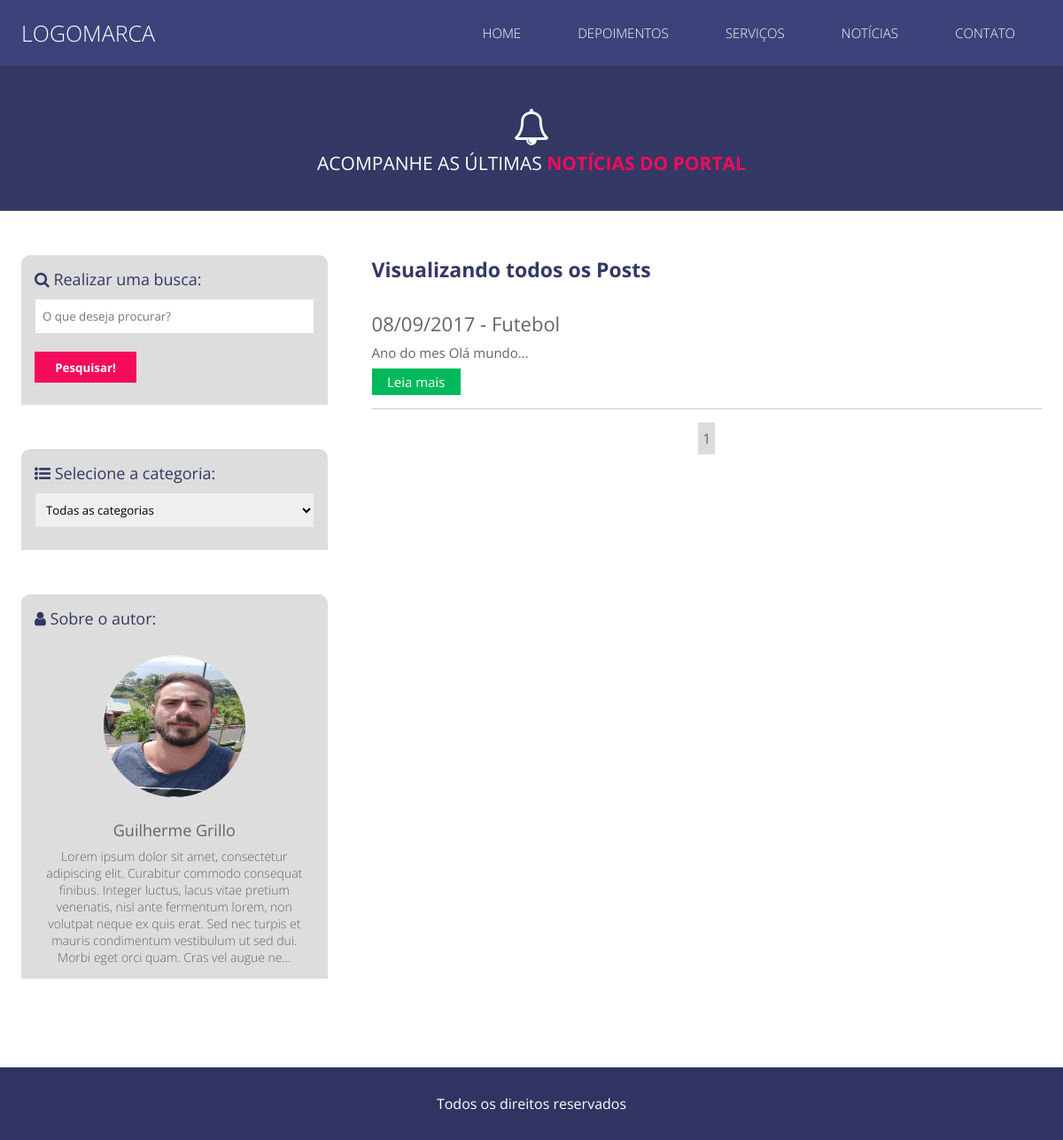
/noticias, run on the app's committed database.
### classes/MySql.php (called while the page is built)
<?php
	class MySql{
		private static $pdo;
		public static function conectar(){
			if(self::$pdo == null){
				try{
				self::$pdo = new PDO('mysql:host='.HOST.';dbname='.DATABASE,USER,PASSWORD,array(PDO::MYSQL_ATTR_INIT_COMMAND => "SET NAMES utf8"));
				self::$pdo->setAttribute(PDO::ATTR_ERRMODE,PDO::ERRMODE_EXCEPTION);
				}catch(Exception $e){
					echo '<h2>Erro ao conectar</h2>';
				}
			}
			return self::$pdo;
		}
	}
?>

### pages/noticias.php (the view, shortened to what this page needs)
<?php
	$url = explode('/',$_GET['url']);
	if(!isset($url[2]))
	{
	$categoria = MySql::conectar()->prepare("SELECT * FROM `tb_site.categorias` WHERE slug = ?");
	$categoria->execute(array(@$url[1]));
	$categoria = $categoria->fetch();
?>
<section class="header-noticias">
	<div class="center">
		<h2><i class="fa fa-bell-o" aria-hidden="true"></i></h2>
		<h2 style="font-size: 21px;">Acompanhe as últimas <b>notícias do portal</b></h2>
	</div>
</section>
<section class="container-portal">
	<div class="center">
			<div class="sidebar">
				<div class="box-content-sidebar">
					<h3><i class="fa fa-search"></i> Realizar uma busca:</h3>
					<form method="post">
						<input type="text" name="parametro" placeholder="O que deseja procurar?" required>
						<input type="submit" name="buscar" value="Pesquisar!">
					</form>
				</div>
				<div class="box-content-sidebar">
					<h3><i class="fa fa-list-ul" aria-hidden="true"></i> Selecione a categoria:</h3>
					<form>
						<select name="categoria">
						<option value="" selected="">Todas as categorias</option>
						</select>
					</form>
				</div>
				<div class="box-content-sidebar">
					<h3><i class="fa fa-user" aria-hidden="true"></i> Sobre o autor:</h3>
						<div class="autor-box-portal">
							<div class="box-img-autor"></div>
							<div class="texto-autor-portal text-center">
								<?php
									$infoSite = MySql::conectar()->prepare("SELECT * FROM `tb_site.config`");
									$infoSite->execute();
									$infoSite = $infoSite->fetch();
								 ?>
								<h3><?php echo $infoSite['nome_autor'] ?></h3>
								<p><?php echo substr($infoSite['descricao'],0,300).'...' ?></p>
							</div>
						</div>
				</div>
			</div>
			<div class="conteudo-portal">
					<div class="header-conteudo-portal">
						<?php
							$porPagina = 10;
							if(!isset($_POST['parametro'])){
							if($categoria['nome'] == ''){
								echo '<h2>Visualizando todos os Posts</h2>';
							}else{
								echo '<h2>Visualizando Posts em <span>'.$categoria['nome'].'</span></h2>';
							}
							}else{
								echo '<h2><i class="fa fa-check"></i> Busca realizada com sucesso!</h2>';
							}
							$query = "SELECT * FROM `tb_site.noticias` ";
							$query2 = "SELECT * FROM `tb_site.noticias` ";
							$totalPaginas = MySql::conectar()->prepare($query2);
							$totalPaginas->execute();
							$totalPaginas = ceil($totalPaginas->rowCount() / $porPagina);
							if(!isset($_POST['parametro'])){
								if(isset($_GET['pagina'])){
									$pagina = (int)$_GET['pagina'];
									if($pagina > $totalPaginas){
										$pagina = 1;
									}
									$queryPg = ($pagina - 1) * $porPagina;
									$query.=" ORDER BY order_id ASC LIMIT $queryPg,$porPagina";
								}else{
									$pagina = 1;
									$query.=" ORDER BY order_id ASC LIMIT 0,$porPagina";
								}
							}else{
								$query.=" ORDER BY order_id ASC";
							}
							$sql = MySql::conectar()->prepare($query);
							$sql->execute();
							$noticias = $sql->fetchAll();
						?>
					</div>
					<?php
						foreach($noticias as $key=>$value){
						$sql = MySql::conectar()->prepare("SELECT `slug` FROM `tb_site.categorias` WHERE id = ?");
						$sql->execute(array($value['categoria_id']));
						$categoriaNome = $sql->fetch()['slug'];
					?>
					<div class="box-single-conteudo">
						<h2><?php echo date('d/m/Y',strtotime($value['data'])) ?> - <?php echo $value['titulo']; ?></h2>
						<p><?php echo substr(strip_tags($value['conteudo']),0,400).'...'; ?></p>
						<a href="<?php echo INCLUDE_PATH; ?>noticias/<?php echo $categoriaNome; ?>/<?php echo $value['slug']; ?>">Leia mais</a>
					</div>
					<?php } ?>
					<div class="paginator">
						<?php
							if(!isset($_POST['parametro'])){
							for($i = 1; $i <= $totalPaginas; $i++){
								$catStr = ($categoria['nome'] != '') ? '/'.$categoria['slug'] : '';
								if($pagina == $i)
									echo '<a class="active-page" href="'.INCLUDE_PATH.'noticias'.$catStr.'?pagina='.$i.'">'.$i.'</a>';
								else
									echo '<a href="'.INCLUDE_PATH.'noticias'.$catStr.'?pagina='.$i.'">'.$i.'</a>';
							}
							}
						?>
					</div>
			</div>
	</div>
</section>
<?php }else{
	include('noticia_single.php');
}
?>

### estilo/style.css (style rules this page uses)
* { margin: 0; padding: 0; box-sizing: border-box; font-family: "Open Sans"; }
input[type=text], input[type=button], input[type=submit], input[type=password], textarea { -webkit-appearance: none; border-radius: 0; }
html,body { height: 100%; }
input { border:0; }
.text-center { text-align: center; }
.center { max-width: 1280px; padding:0 2%; margin:0 auto; }
body { overflow-x: hidden; }
.header-noticias { width: 100%; background: #333864; padding: 40px 0; }
.header-noticias h2:nth-of-type(1) { font-size: 41px; }
.header-noticias h2 { color: white; text-align: center; text-transform: uppercase; font-weight: normal; }
.header-noticias h2 > b { color: #F40B5C; }
section.container-portal { padding: 50px 0; }
.sidebar { float: left; width: 30%; }
.box-content-sidebar { width: 100%; border-top-right-radius: 10px; border-top-left-radius: 10px; margin-bottom: 50px; background: #DDDDDD; padding: 15px; color: #333864; }
.box-content-sidebar h3 { font-size: 18px; font-weight: normal; }
.box-content-sidebar input[type=text] { width: 100%; height: 40px; border: 1px solid rgb(220,220,220); padding-left: 8px; margin:10px 0; }
.box-content-sidebar select { width: 100%; height: 40px; border: 1px solid rgb(220,220,220); padding-left: 8px; margin:10px 0; }
.box-content-sidebar input[type=submit] { cursor: pointer; background: #F40B5C; color: white; width: 115px; height: 35px; font-weight: bold; margin:10px 0; border: 0; }
.autor-box-portal { margin-top: 10px; text-align: center; }
.box-img-autor { width: 160px; height: 160px; display: inline-block; border-radius: 50%; margin:20px 0; background-image: url('../images/foto.jpg'); background-size: 100% 100%; }
.autor-box-portal h3, .autor-box-portal p { color: #646464; }
.autor-box-portal p { font-size: 14px; margin-top: 8px; font-weight: lighter; }
.conteudo-portal { float: left; width: 70%; padding-left: 50px; }
.header-conteudo-portal { color: #333864; }
.header-conteudo-portal h2 { font-size: 23px; }
.box-single-conteudo { margin:15px 0; padding:15px 0; border-bottom: 1px solid #ccc; }
.box-single-conteudo h2 { color: #646464; font-weight: normal; font-size: 22px; }
.box-single-conteudo p { color: #646464; font-weight: normal; font-size: 15px; margin-top: 8px; }
.box-single-conteudo a { background: #00B95C; display: block; width: 100px; height: 30px; line-height: 30px; text-align: center; padding: 0 3px; font-size: 15px; margin-top: 8px; text-decoration: none; color: white; }
.paginator { text-align: center; }
.paginator a { margin: 0 10px; display: inline-block; text-decoration: none; padding: 6px 4px; border: 1px solid rgb(220,220,220); color: rgb(100,100,100); }
.paginator a.active-page { background: rgb(220,220,220); }

### data on the page
tb_site.config: nome_autor "Guilherme Grillo", descricao "Lorem ipsum dolor sit amet, consectetur adipiscing elit. Curabitur commodo consequat finibus. Integer luctus, lacus vitae pretium venenatis, nisl ante fermentum lorem, non volutpat neque ex quis erat. Sed nec turpis et mauris condimentum vestibulum ut sed dui. Morbi eget orci quam. Cras vel augue ne"
tb_site.noticias: data "08/09/2017", titulo "Futebol", conteudo "Ano do mes Olá mundo"
